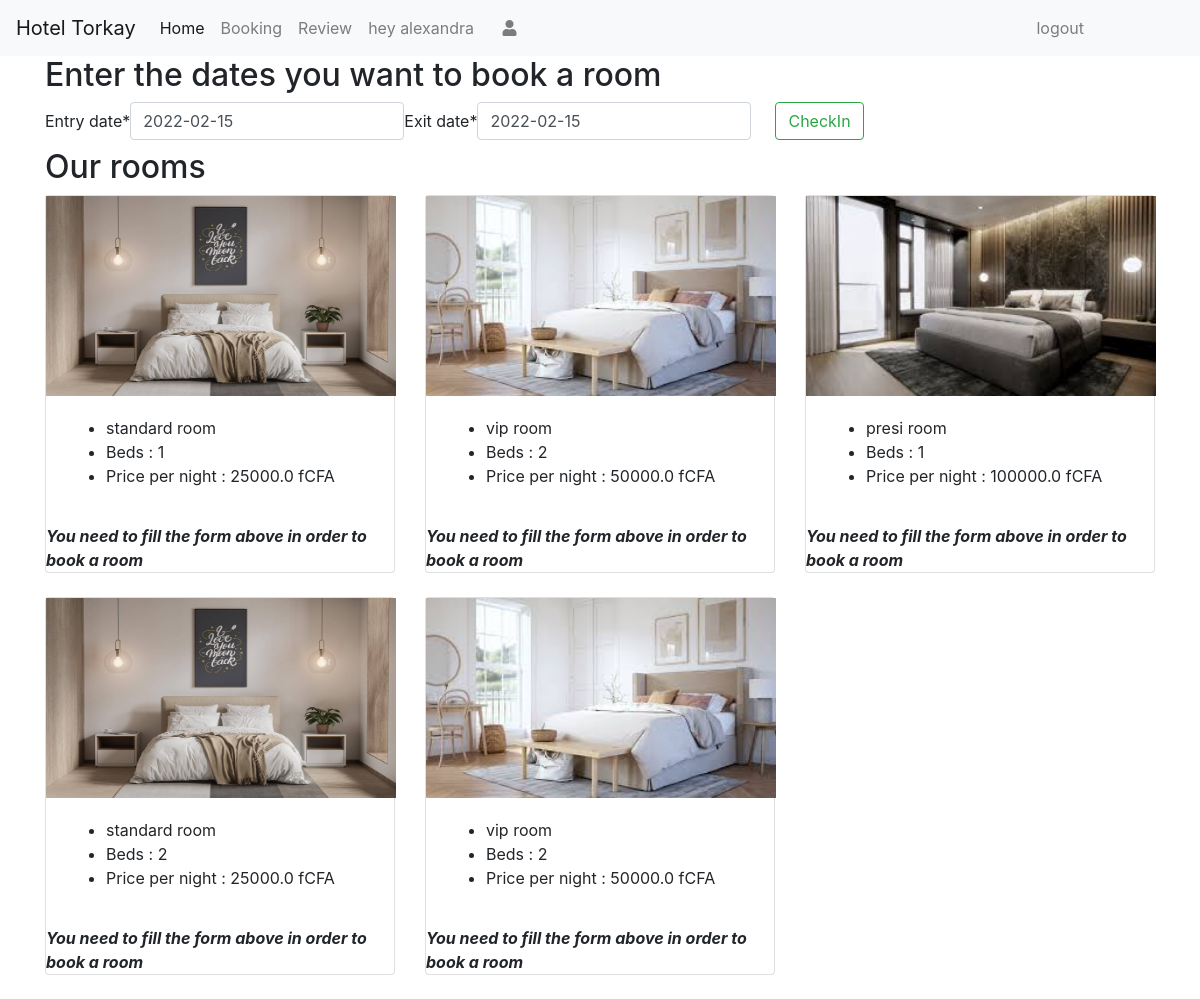
Screenshot of / (signed in) with the database file from the repository.
### visitors/models.py (models this page shows, shortened)
class Room(models.Model):
    categories = (('standard', 'Standard'),
                  ('vip', 'VIP'),
                  ('presi', 'Presidentiel'))
    type = models.CharField(choices=categories, max_length=20)
    beds = models.IntegerField()
    price = models.FloatField()
    image = models.ImageField(upload_to='rooms/')

### visitors/views.py (the view)
# urls.py: path('', views.info, name='info'),
def info(request):
	if request.method== 'POST':
		form = AvailabilityCheckForm(request.POST)
		if form.is_valid():
			date_in = form.cleaned_data['entry_date']
			date_out= form.cleaned_data['exit_date']
			rooms_available = Room.objects.exclude(reservation__entry_date__range=[date_in , date_out]).exclude(reservation__exit_date__range=[ date_in, date_out])
			print(rooms_available)
			context={
				'form': AvailabilityCheckForm(),
				'rooms':rooms_available,
				'dateIN':date_in,
				'dateOUT': date_out
			}
			return render(request, 'info.html', context )
	else:
		context= {
			'form': AvailabilityCheckForm(),
			'rooms': Room.objects.all()
		}
		return render(request, 'info.html', context )

### visitors/forms.py
class AvailabilityCheckForm(forms.Form):
    entry_date = forms.DateField(initial=datetime.today())
    exit_date = forms.DateField(initial=datetime.today())

### templates/info.html (shortened to what this page needs)
{% extends 'base.html' %}
{% load crispy_forms_tags %}
{% block content%}
<div class="container">
<h2>Enter the dates you want to book a room</h2>
<form class='form-inline my-2' method="post">
    {{form|crispy}}
    <input class="btn btn-outline-success ml-4" type="submit" value="CheckIn">
</form>
    <h2> Our rooms </h2>
    <div class="row">
        {% for room in rooms %}
        <div class="col-md-4 mb-4">
            <div class="card">
                <div class="card-img">
                    <img src="{{room.image.url}}" width="350" height="200">
                </div>
                <div class="card-body">
                    <ul>
                        <li class="card-text">{{room.type}} room</li>
                        <li class="card-text">Beds : {{room.beds}}</li>
                        <li class="card-text">Price per night : {{room.price}} fCFA </li>
                    </ul>
                </div>
                {% if dateIN %}<a class="btn btn-outline-primary"  href=" {% url 'reservation' dateIN dateOUT room.id %} ">Book this room</a>
                {% else %} <b><i>You need to fill the form above in order to book a room</i></b>
                {% endif %}
            </div>
        </div>
        {% endfor %}
    </div>
</div>
{% endblock %}

### templates/base.html (shortened to what this page needs)
<!DOCTYPE html>
<html lang="en">
<head>
  <link rel="stylesheet" href="https://stackpath.bootstrapcdn.com/bootstrap/4.4.1/css/bootstrap.min.css"></head>
  <link rel="stylesheet" href="https://use.fontawesome.com/releases/v5.3.1/css/all.css">
<body>
<nav class="navbar navbar-expand-lg navbar-light bg-light">
  <a class="navbar-brand" href="#">Hotel Torkay</a>
  <div class="collapse navbar-collapse" id="navbarSupportedContent">
    <ul class="navbar-nav mr-auto">
      <li class="nav-item active">
        <a class="nav-link" href="{% url 'info'  %}">Home <span class="sr-only">(current)</span></a>
      </li>
      <li class="nav-item">
        <a class="nav-link" href="">Booking</a>
      </li>
      <li class="nav-item">
        <a class="nav-link" href="">Review</a>
      </li>
    {% if user.is_authenticated %}
      <li class="nav-item" >
        <a class="nav-link" href="">hey {{user}}
        {% if user.profile.profile_image %}
    <img src="{{ user.profile.profile_image.url }}" width="30" height="30" >
    {% else %} <i class="fa fa-user mx-4"></i></a>
    {% endif %}
      </li>
    <li class="nav-item " style="margin-left:30em;">
        <a class="nav-link" href="{% url 'logout' %}">logout</a>
      </li>
    {% endif %}
      </ul>
  </div>
</nav>
{% block content %}{% endblock%}
</body>
</html>

### rows the page displays
Room: image (picture), type "standard", beds "1", price "25000.0"
Room: image (picture), type "vip", beds "2", price "50000.0"
Room: image (picture), type "presi", beds "1", price "100000.0"
Room: image (picture), type "standard", beds "2", price "25000.0"
Room: image (picture), type "vip", beds "2", price "50000.0"

### other values shown
{{ user }} "alexandra"
